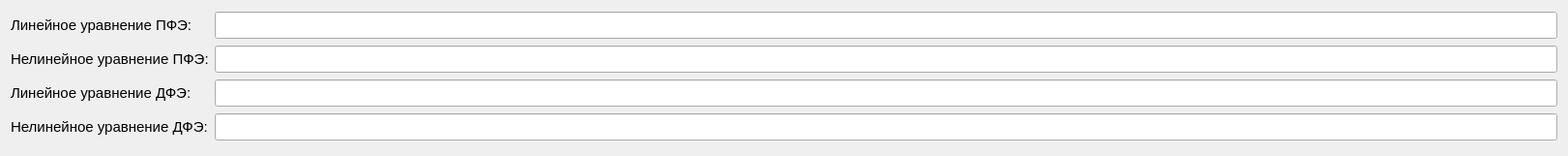
  <widget class="QWidget" name="gridLayoutWidget_3">
   <property name="geometry">
    <rect>
     <x>10</x>
     <y>370</y>
     <width>1621</width>
     <height>161</height>
    </rect>
   </property>
   <property name="font">
    <font>
     <family>Helvetica</family>
    </font>
   </property>
   <layout class="QGridLayout" name="gridLayout_7">
    <item row="0" column="0">
     <widget class="QLabel" name="label_a_8">
      <property name="font">
       <font>
        <family>Ubuntu</family>
        <pointsize>11</pointsize>
       </font>
      </property>
      <property name="text">
       <string notr="true">Линейное уравнение ПФЭ:</string>
      </property>
     </widget>
    </item>
    <item row="3" column="1">
     <widget class="QLineEdit" name="line_edit_nonlin_regr_partial">
      <property name="font">
       <font>
        <family>Ubuntu</family>
        <pointsize>13</pointsize>
       </font>
      </property>
      <property name="text">
       <string/>
      </property>
     </widget>
    </item>
    <item row="2" column="0">
     <widget class="QLabel" name="label_a_22">
      <property name="font">
       <font>
        <family>Ubuntu</family>
        <pointsize>11</pointsize>
       </font>
      </property>
      <property name="text">
       <string notr="true">Линейное уравнение ДФЭ:</string>
      </property>
     </widget>
    </item>
    <item row="0" column="1">
     <widget class="QLineEdit" name="line_edit_lin_regr_full">
      <property name="font">
       <font>
        <family>Ubuntu</family>
        <pointsize>13</pointsize>
       </font>
      </property>
      <property name="text">
       <string/>
      </property>
     </widget>
    </item>
    <item row="3" column="0">
     <widget class="QLabel" name="label_b_9">
      <property name="font">
       <font>
        <family>Ubuntu</family>
        <pointsize>11</pointsize>
       </font>
      </property>
      <property name="text">
       <string notr="true">Нелинейное уравнение ДФЭ:</string>
      </property>
     </widget>
    </item>
    <item row="2" column="1">
     <widget class="QLineEdit" name="line_edit_lin_regr_partial">
      <property name="font">
       <font>
        <family>Ubuntu</family>
        <pointsize>13</pointsize>
       </font>
      </property>
      <property name="text">
       <string/>
      </property>
     </widget>
    </item>
    <item row="1" column="0">
     <widget class="QLabel" name="label_b_8">
      <property name="font">
       <font>
        <family>Ubuntu</family>
        <pointsize>11</pointsize>
       </font>
      </property>
      <property name="text">
       <string notr="true">Нелинейное уравнение ПФЭ:</string>
      </property>
     </widget>
    </item>
    <item row="1" column="1">
     <widget class="QLineEdit" name="line_edit_nonlin_regr_full">
      <property name="font">
       <font>
        <family>Ubuntu</family>
        <pointsize>13</pointsize>
       </font>
      </property>
      <property name="text">
       <string/>
      </property>
     </widget>
    </item>
   </layout>
  </widget>
